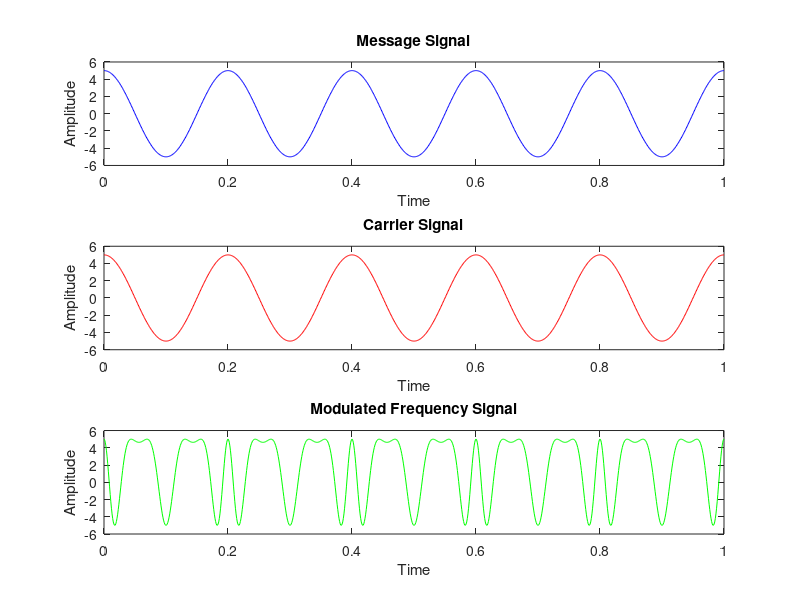

Recreate this plot in MATLAB.
clc;
close all;
clear all;
t = 0:0.001:1;
am = input('Enter the amplitude of the message signal: ');
ac = input('Enter the amplitude of the carrier signal: ');
fm = input('Enter the frequency of the message signal: ');
fc = input('Enter the frequency of the carrier signal: ');
B=   input ('Enter the vale of modulation index of frequency modulation: ');
xt = am*cos(2*pi*fm*t);
ct = ac*cos(2*pi*fc*t);
sfmt= ac.*cos(2*pi*fc*t + B*sin(2*pi*fm*t))
subplot(3,1,1)
plot(t,xt,'b')
title('Message Signal')
xlabel('Time')
ylabel('Amplitude')
subplot(3,1,2)
plot(t,ct,'r')
title('Carrier Signal')
xlabel('Time')
ylabel('Amplitude')
subplot(3,1,3)
plot(t,sfmt,'g')
title('Modulated Frequency Signal')
xlabel('Time')
ylabel('Amplitude')